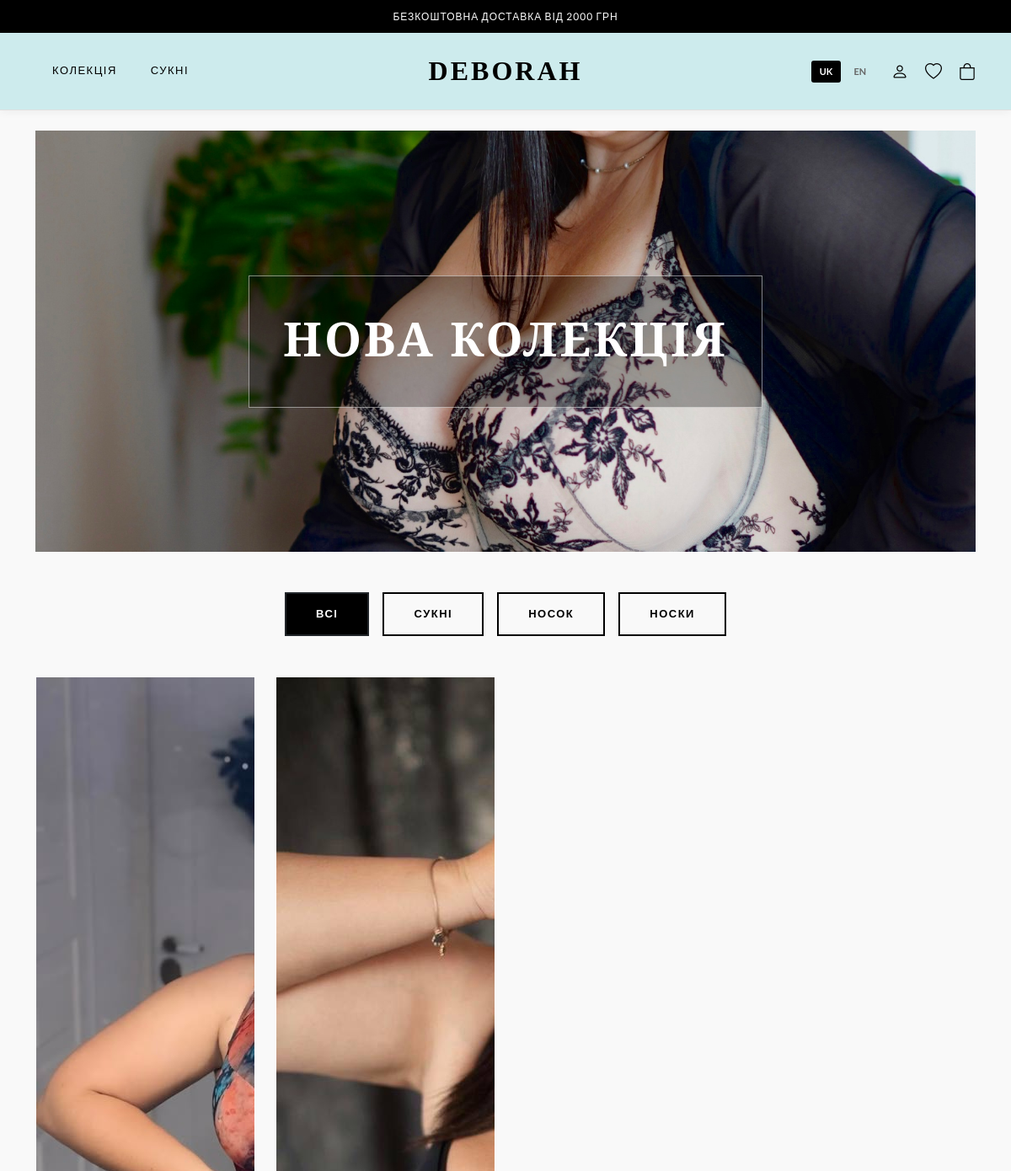
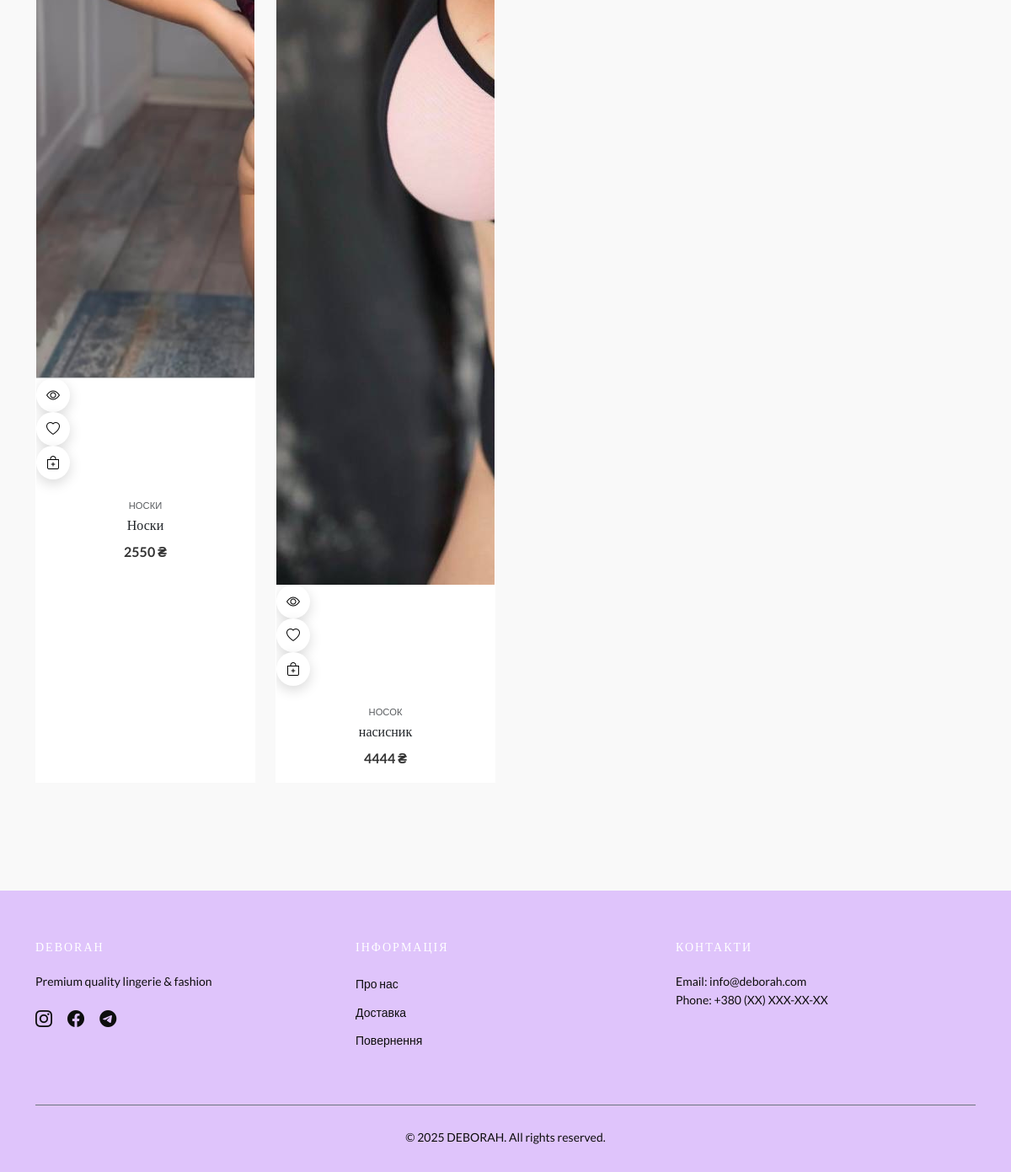
The page / on the database its author committed (2 pictures, top to bottom).
### store/models.py (models this page shows, shortened)
class Category(models.Model):
    name = models.CharField("Назва", max_length=100)
    slug = models.SlugField(unique=True)
    class Meta: verbose_name = "Категорія"; verbose_name_plural = "Категорії"
    def __str__(self): return self.name

class SiteSettings(models.Model):
    site_name = models.CharField("Назва сайту", max_length=50, default="DEBORAH")
    show_ticker = models.BooleanField("Показувати біжучу стрічку", default=True)
    ticker_bg_color = models.CharField("Фон стрічки (HEX)", max_length=20, default="#000000")
    brand_font = models.CharField("Шрифт Лого", max_length=50, choices=FONT_CHOICES, default='Playfair Display')
    headings_font = models.CharField("Шрифт Заголовків", max_length=50, choices=FONT_CHOICES, default='Playfair Display')
    body_font = models.CharField("Шрифт Тексту", max_length=50, choices=FONT_CHOICES, default='Lato')
    menu_font = models.CharField("Шрифт Меню", max_length=50, choices=FONT_CHOICES, default='Montserrat')
    header_bg_image = models.ImageField("Фон Шапки", upload_to='site/header/', blank=True, null=True)
    header_bg_color = models.CharField("Колір Шапки", max_length=20, default="#ffffff")
    hero_bg_image = models.ImageField("Фон Банера", upload_to='site/hero/', blank=True, null=True)
    hero_title = models.CharField("Заголовок Банера", max_length=100, default="Нова Колекція")
    body_bg_image = models.ImageField("Фон Сайта", upload_to='site/body/', blank=True, null=True)
    body_bg_color = models.CharField("Колір Фону", max_length=20, default="#f9f9f9")
    footer_bg_image = models.ImageField("Фон Футера", upload_to='site/footer/', blank=True, null=True)
    footer_bg_color = models.CharField("Колір Футера", max_length=20, default="#1a1a1a")
    footer_text_color = models.CharField("Текст Футера", max_length=20, default="#888888")
    nova_poshta_api_key = models.CharField("API Нової Пошти", max_length=100, blank=True)
    telegram_bot_token = models.CharField("TG Bot Token", max_length=100, blank=True)
    telegram_admin_id = models.CharField("TG Admin ID", max_length=50, blank=True)
    wfp_merchant_login = models.CharField("WayForPay Login", max_length=100, blank=True)
    wfp_secret_key = models.CharField("WayForPay Secret", max_length=100, blank=True)
    liqpay_public_key = models.CharField("LiqPay Public", max_length=100, blank=True)
    liqpay_private_key = models.CharField("LiqPay Private", max_length=100, blank=True)
    meta_description = models.TextField("SEO Опис", blank=True)
    google_analytics_id = models.CharField("GA4 ID", max_length=50, blank=True)
    facebook_pixel_id = models.CharField("FB Pixel ID", max_length=50, blank=True)
    class Meta: verbose_name = "⚙️ Налаштування Сайту"; verbose_name_plural = "⚙️ Налаштування Сайту"

class Product(models.Model):
    SIZE_CHOICES = [('XS', 'XS'), ('S', 'S'), ('M', 'M'), ('L', 'L'), ('XL', 'XL'), ('XXL', 'XXL')]
    category = models.ForeignKey(Category, on_delete=models.CASCADE)
    name = models.CharField("Назва", max_length=200)
    price = models.DecimalField("Ціна", max_digits=10, decimal_places=0)
    old_price = models.DecimalField("Стара ціна", max_digits=10, decimal_places=0, blank=True, null=True)
    description = models.TextField("Опис", blank=True)
    image = models.ImageField("Фото", upload_to='products/', blank=True, null=True)
    sizes = models.CharField("Розміри", max_length=100, choices=SIZE_CHOICES, blank=True)
    colors = models.CharField("Кольори", max_length=200, blank=True)
    is_active = models.BooleanField(default=True)
    created_at = models.DateTimeField(auto_now_add=True)
    class Meta: verbose_name = "Товар"; verbose_name_plural = "Товари"; ordering = ['-created_at']

### store/views.py (the view)
# urls.py: path('', views.home, name='home'),
def home(request):
    products = Product.objects.filter(is_active=True)
    categories = Category.objects.all()
    q = request.GET.get('q')
    if q: products = products.filter(Q(name__icontains=q))
    cat = request.GET.get('category')
    if cat: products = products.filter(category__slug=cat)
    favs = request.session.get('favorites', [])
    return render(request, 'store/index.html', {'products': products, 'categories': categories, 'fav_ids': favs})

### store/context_processors.py (called while the page is built)
def site_settings(request):
    try:
        ticker_items = TickerItem.objects.filter(is_active=True)
    except:
        ticker_items = []
    try:
        settings = SiteSettings.objects.first()
    except:
        settings = None
    return {
        'settings': settings,
        'ticker_items': ticker_items
    }

### store/templates/store/index.html
{% extends 'store/base.html' %}
{% block content %}
<div class="mb-5 text-center text-white position-relative" style="background: url('{% if settings.hero_bg_image %}{{ settings.hero_bg_image.url }}{% else %}https://source.unsplash.com/random/1600x600?fashion,model{% endif %}') center/cover; height: 500px; display:flex; align-items:center; justify-content:center;">
    <div style="background: rgba(0,0,0,0.3); padding: 40px; border: 1px solid rgba(255,255,255,0.5);">
        <h1 class="display-4 fw-bold text-uppercase" style="letter-spacing: 3px;">{{ settings.hero_title|default:"NEW COLLECTION" }}</h1>
    </div>
</div>
<div class="d-flex justify-content-center gap-3 mb-5 flex-wrap">
    <a href="/" class="btn btn-outline-dark {% if not request.GET.category %}active{% endif %}">Всі</a>
    {% for c in categories %}
    <a href="/?category={{ c.slug }}" class="btn btn-outline-dark {% if request.GET.category == c.slug %}active{% endif %}">{{ c.name }}</a>
    {% endfor %}
</div>
<div class="row g-4">
    {% for p in products %}
    <div class="col-6 col-md-4 col-lg-3">
        <div class="product-card h-100">
            <div class="img-container">
                <a href="{% url 'product_detail' p.id %}">
                    {% if p.image %}<img src="{{ p.image.url }}" loading="lazy">{% else %}<div class="d-flex align-items-center justify-content-center h-100 bg-light text-muted">NO PHOTO</div>{% endif %}
                </a>
                <div class="quick-actions">
                    <span class="action-btn" onclick="openQV({{ p.id }})" title="Швидкий перегляд"><i class="bi bi-eye"></i></span>
                    <a href="{% url 'toggle_favorite' p.id %}" class="action-btn {% if p.id in fav_ids %}bg-dark text-white{% endif %}" title="Обране"><i class="bi bi-heart{% if p.id in fav_ids %}-fill{% endif %}"></i></a>
                    <a href="{% url 'add_to_cart' p.id %}" class="action-btn" title="Купити"><i class="bi bi-bag-plus"></i></a>
                </div>
            </div>
            <div class="p-3 text-center">
                <small class="text-muted text-uppercase" style="font-size: 0.7rem;">{{ p.category }}</small>
                <h6 class="mb-1 text-truncate fw-normal mt-1"><a href="{% url 'product_detail' p.id %}" class="text-dark text-decoration-none">{{ p.name }}</a></h6>
                <div class="fw-bold mt-2">{{ p.price }} ₴</div>
            </div>
        </div>
    </div>
    {% endfor %}
</div>
{% endblock %}

### store/templates/store/base.html (shortened to what this page needs)
{% load static %}
<!DOCTYPE html>
<html lang="{{ lang }}">
<head>
    <link href="https://cdn.jsdelivr.net/npm/bootstrap@5.3.0/dist/css/bootstrap.min.css" rel="stylesheet">
    <link href="https://cdn.jsdelivr.net/npm/bootstrap-icons@1.11.0/font/bootstrap-icons.css" rel="stylesheet">
    <link href="https://cdn.jsdelivr.net/npm/select2@4.1.0-rc.0/dist/css/select2.min.css" rel="stylesheet" />
    <link href="https://cdn.jsdelivr.net/npm/select2-bootstrap-5-theme@1.3.0/dist/select2-bootstrap-5-theme.min.css" rel="stylesheet" />
</head>
<body class="d-flex flex-column min-vh-100">
<div class="top-bar d-none d-md-block">
    <div class="container">
        {{ t.free_shipping }}
    </div>
</div>
<header class="main-header d-none d-md-block">
    <div class="container">
        <div class="row align-items-center">
            <div class="col-md-3">
                <nav class="navbar navbar-expand-lg p-0">
                    <ul class="navbar-nav">
                        <li class="nav-item">
                            <a class="nav-link" href="/">{{ t.collection }}</a>
                        </li>
                        <li class="nav-item">
                            <a class="nav-link" href="/?category=dress">{{ t.dresses }}</a>
                        </li>
                    </ul>
                </nav>
            </div>
            <div class="col-md-6 text-center">
                <a class="navbar-brand" href="/">
                    {{ settings.site_name|default:"DEBORAH" }}
                </a>
            </div>
            <div class="col-md-3">
                <div class="header-icons justify-content-end">
                    <div class="lang-switcher">
                        <a href="{% url 'set_language' 'uk' %}" class="{% if lang == 'uk' %}active{% endif %}">UK</a>
                        <a href="{% url 'set_language' 'en' %}" class="{% if lang == 'en' %}active{% endif %}">EN</a>
                    </div>
                    {% if user.is_authenticated %}
                        <a href="{% url 'profile' %}" title="{{ t.profile }}">
                            <i class="bi bi-person-circle"></i>
                        </a>
                    {% else %}
                        <a href="{% url 'auth' %}" title="{{ t.login }}">
                            <i class="bi bi-person"></i>
                        </a>
                    {% endif %}
                    <a href="{% url 'favorites' %}" title="{{ t.favorites }}">
                        <i class="bi bi-heart"></i>
                    </a>
                    <a href="{% url 'cart' %}" title="{{ t.cart }}">
                        <i class="bi bi-bag"></i>
                    </a>
                </div>
            </div>
        </div>
    </div>
</header>
<main class="flex-grow-1">
    <div class="container mt-4 mb-5">
        {% block content %}{% endblock %}
    </div>
</main>
<footer class="d-none d-md-block">
    <div class="container">
        <div class="row">
            <div class="col-md-4 mb-4">
                <h5>{{ settings.site_name|default:"DEBORAH" }}</h5>
                <p class="small">Premium quality lingerie & fashion</p>
                <div class="social-icons mt-3">
                    <a href="#"><i class="bi bi-instagram"></i></a>
                    <a href="#"><i class="bi bi-facebook"></i></a>
                    <a href="#"><i class="bi bi-telegram"></i></a>
                </div>
            </div>
            <div class="col-md-4 mb-4">
                <h5>{% if lang == 'uk' %}Інформація{% else %}Information{% endif %}</h5>
                <ul class="list-unstyled">
                    <li class="mb-2"><a href="#">
                        {% if lang == 'uk' %}Про нас{% else %}About Us{% endif %}
                    </a></li>
                    <li class="mb-2"><a href="#">
                        {% if lang == 'uk' %}Доставка{% else %}Delivery{% endif %}
                    </a></li>
                    <li class="mb-2"><a href="#">
                        {% if lang == 'uk' %}Повернення{% else %}Returns{% endif %}
                    </a></li>
                </ul>
            </div>
            <div class="col-md-4 mb-4">
                <h5>{% if lang == 'uk' %}Контакти{% else %}Contact{% endif %}</h5>
                <p class="small">
                    Email: info@deborah.com<br>
                    Phone: +380 (XX) XXX-XX-XX
                </p>
            </div>
        </div>
        <div class="text-center mt-4 pt-4 border-top border-secondary">
            <small>&copy; 2025 {{ settings.site_name|default:"DEBORAH" }}. All rights reserved.</small>
        </div>
    </div>
</footer>
</body>
</html>

### rows shown on the page
Category: dresses "СУКНІ", name "СУКНІ"
SiteSettings: site_name "DEBORAH", hero_bg_image (picture), hero_title "НОВА КОЛЕКЦІЯ"
Category: name "НОСОК"
Category: name "НОСКИ"
Product: image (picture), category "НОСКИ", name "Носки", price "2550"
Product: image (picture), category "НОСОК", name "насисник", price "4444"

### other values the page prints
{{ t.free_shipping }} "БЕЗКОШТОВНА ДОСТАВКА ВІД 2000 ГРН"
{{ t.collection }} "КОЛЕКЦІЯ"
